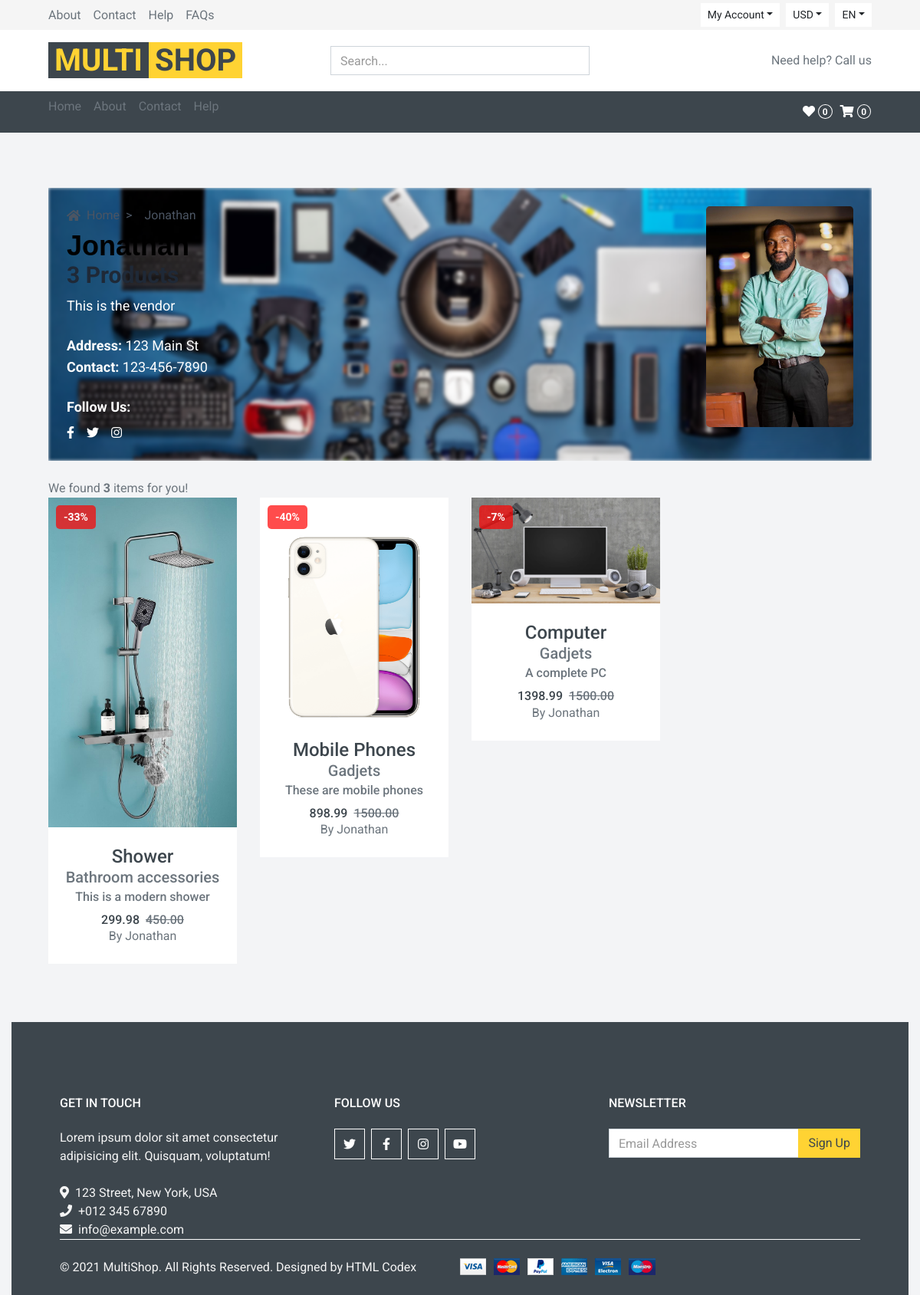
The page /vendors/veng52d62db2c/ on the database its author committed.
### core/models.py (models this page shows, shortened)
class Vendor(models.Model):
    vid = ShortUUIDField(unique=True, length= 10, max_length=20, prefix='ven', alphabet='abcdefgh12345678') # id = models.AutoField
    title = models.CharField(max_length=100, default='Vendor')
    image = models.ImageField(upload_to='user_directory_path', default='vendor.jpg')
    cover_image = models.ImageField(upload_to='user_directory_path', default='vendor.jpg')
    description = models.TextField(null=True, blank=True, default='This is the vendor')
    address = models.CharField(max_length=100, default='123 Main St')
    contact = models.CharField(max_length=100, default='123-456-7890')
    chat_resp_time = models.CharField(max_length=100, default='100')
    shipping_on_time = models.CharField(max_length=100, default='100')
    authentic_rating = models.CharField(max_length=100, default='100')
    days_return = models.CharField(max_length=100, default='100')
    warranty_period = models.CharField(max_length=100, default='100')
    date = models.DateTimeField(auto_now_add=True, null=True, blank=True)
    user = models.ForeignKey(User, on_delete=models.SET_NULL, null=True)
    class Meta:
        verbose_name_plural = 'Vendors'

class Product(models.Model):
    pid = ShortUUIDField(unique=True, length=10, max_length=20, prefix='pro', alphabet='abcdefgh12345678')
    user = models.ForeignKey(User, on_delete=models.SET_NULL, null=True)
    category = models.ForeignKey(Category, on_delete=models.SET_NULL, null=True, related_name='category')
    vendor = models.ForeignKey(Vendor, on_delete=models.SET_NULL, null=True, related_name='vendor')
    title = models.CharField(max_length=100, default='Product')
    description = models.TextField(null=True, blank=True, default='This is the product')
    image = models.ImageField(upload_to='user_directory_path', default='product.jpg')
    price = models.DecimalField(max_digits=100, decimal_places=2, default='1.99')
    old_price = models.DecimalField(max_digits=100, decimal_places=2, default='2.99')
    specifications = models.TextField(null=True, blank=True, default='This is the specification')
    product_status = models.CharField(choices=STATUS, default='in_review', max_length=100)
    status = models.BooleanField(default=True)
    in_stock = models.BooleanField(default=True)
    featured = models.BooleanField(default=False)
    digital = models.BooleanField(default=False)
    sku = ShortUUIDField(unique=True, length=4, max_length=10, prefix='sku', alphabet='1234567890')
    date = models.DateTimeField(auto_now_add=True)
    updated = models.DateTimeField(null=True, blank=True)
    class Meta:
        verbose_name_plural = 'Products'
    def get_percentage_off(self):
        new_price = (self.old_price - self.price)
        percentage_off = ((new_price / self.old_price) * 100)
        return percentage_off

class Category(models.Model):
    cid = ShortUUIDField(unique=True, length= 10, max_length=20, prefix='cat', alphabet='abcdefgh12345678')
    title = models.CharField(max_length=100, default='Category')
    image = models.ImageField(upload_to='category', default='category.jpg')
    class Meta:
        verbose_name_plural = 'Categories'

### core/views.py (the view)
# urls.py: path("vendors/<vid>/", vendor_detail_view, name='vendor-detail'),
def vendor_detail_view(request, vid):
    vendor = Vendor.objects.get(vid=vid)
    products = Product.objects.filter(vendor=vendor, product_status='published').order_by('-id')
    context = {
        'vendor': vendor,
        'products': products
    }
    return render(request, 'core/vendor-detail.html', context)

### core/context_processors.py (called while the page is built)
def default(request):
    categories = Category.objects.all()
    return {
        'categories': categories
        }

### templates/core/vendor-detail.html (shortened to what this page needs)
{% extends 'parials/base.html' %}
{% block content %}
<html>
<head>
    <script src="https://cdn.tailwindcss.com"></script>
    <link href="https://cdnjs.cloudflare.com/ajax/libs/font-awesome/5.15.3/css/all.min.css" rel="stylesheet"/>
</head>
<body class="bg-gray-100">
    <div class="relative w-full my-4" style="overflow: hidden;">
        <div class="absolute inset-0 bg-cover bg-center transition-all duration-300" style="background-image: url('{{ vendor.cover_image.url }}'); filter: blur(2px);"></div>
        <div class="relative z-10 flex p-4 text-gray-600">
            <div class="flex-1 max-w-3/4">
                <div class="flex items-center space-x-2">
                    <i class="fas fa-home"></i>
                    <a href="#" class="text-gray-600">Home</a>
                    <span class="mx-2">></span>
                    <a class="text-gray-600">{{ vendor.title }}</a>
                </div>
                <h1 class="text-4xl font-bold text-black mt-2" style="font-family: 'Nunito', sans-serif;">{{ vendor.title }}</h1>
                <div>
                    <h1 class="text-3xl font-bold text-gray-800">{{ products.count }} Product{{ products.count|pluralize }}</h1>
                </div>
                <div class="mt-2 text-white">
                    <p class="text-lg">{{ vendor.description }}</p>
                </div>
                <div class="mt-4 text-white">
                    <p class="text-lg"><strong>Address:</strong> {{ vendor.address }}</p>
                    <p class="text-lg"><strong>Contact:</strong> {{ vendor.contact }}</p>
                </div>
                <div class="mt-4">
                    <h2 class="text-lg text-white">Follow Us:</h2>
                    <div class="flex space-x-4 mt-2">
                        <a href="{{ vendor.facebook_url }}" class="text-white" target="_blank">
                            <i class="fab fa-facebook-f"></i>
                        </a>
                        <a href="{{ vendor.twitter_url }}" class="text-white" target="_blank">
                            <i class="fab fa-twitter"></i>
                        </a>
                        <a href="{{ vendor.instagram_url }}" class="text-white" target="_blank">
                            <i class="fab fa-instagram"></i>
                        </a>
                    </div>
                </div>
            </div> <br>
            <div class="ml-auto flex-shrink-0">
                <img src="{{ vendor.image.url }}" alt="{{ vendor.title }}" class="w-48 h-48 object-cover rounded-lg shadow-lg" style="max-width: 100%; height: auto;">
            </div>
        </div>
    </div>
    <div class="totall-product">
        <p>We found <strong>{{ products.count }}</strong> item{{ products.count|pluralize }} for you!</p>
    </div>
    <div class="row product-grid">
        {% for p in products %}
            <div class="col-lg-3 col-md-4 col-sm-6 pb-1">
                <div class="product-item bg-light mb-4">
                    <div class="product-img position-relative overflow-hidden">
                        <img class="img-fluid w-100" src="{{ p.image.url }}" alt="">
                        {% if p.get_percentage_off %}
                            <div class="percentage-off" style="position: absolute; top: 10px; left: 10px; background-color: rgba(255, 0, 0, 0.7); color: white; padding: 5px 10px; font-weight: bold; border-radius: 5px; font-size: 14px;">
                                -{{ p.get_percentage_off|floatformat:0 }}%
                            </div>
                        {% endif %}
                        <div class="product-action">
                        </div>
                    </div>
                    <div class="text-center py-4">
                        <a class="h4 text-decoration-none text-truncate" href="">{{ p.title|truncatechars:20 }}</a><br>
                        <a class="h5 text-decoration-none text-muted" href="">{{ p.category.title }}</a><br>
                        <a class="h6 text-decoration-none text-muted" href="">{{ p.description }}</a>
                        <div class="d-flex align-items-center justify-content-center mt-2">
                            <h5>{{ p.price }}</h5><h6 class="text-muted ml-2"><del>{{ p.old_price }}</del></h6>
                        </div>
                        <div>
                            <span class="font-small text-muted">By <a href="">{{ vendor.title }}</a></span>
                        </div>
                    </div>
                </div>
            </div>
        {% endfor %}
    </div>
</body>
</html>
{% endblock content %}

### rows shown on the page
Vendor: cover_image (picture), title "Jonathan", description "This is the vendor", address "123 Main St", contact "123-456-7890", image (picture)
Product: image (picture), get_percentage_off "33", title "Shower", category "Bathroom accessories", description "This is a modern shower", price "299.98", old_price "450.00"
Product: image (picture), get_percentage_off "40", title "Mobile Phones", category "Gadjets", description "These are mobile phones", price "898.99", old_price "1500.00"
Product: image (picture), get_percentage_off "7", title "Computer", category "Gadjets", description "A complete PC", price "1398.99", old_price "1500.00"

### other values the page prints
{{ products.count }} "3"
